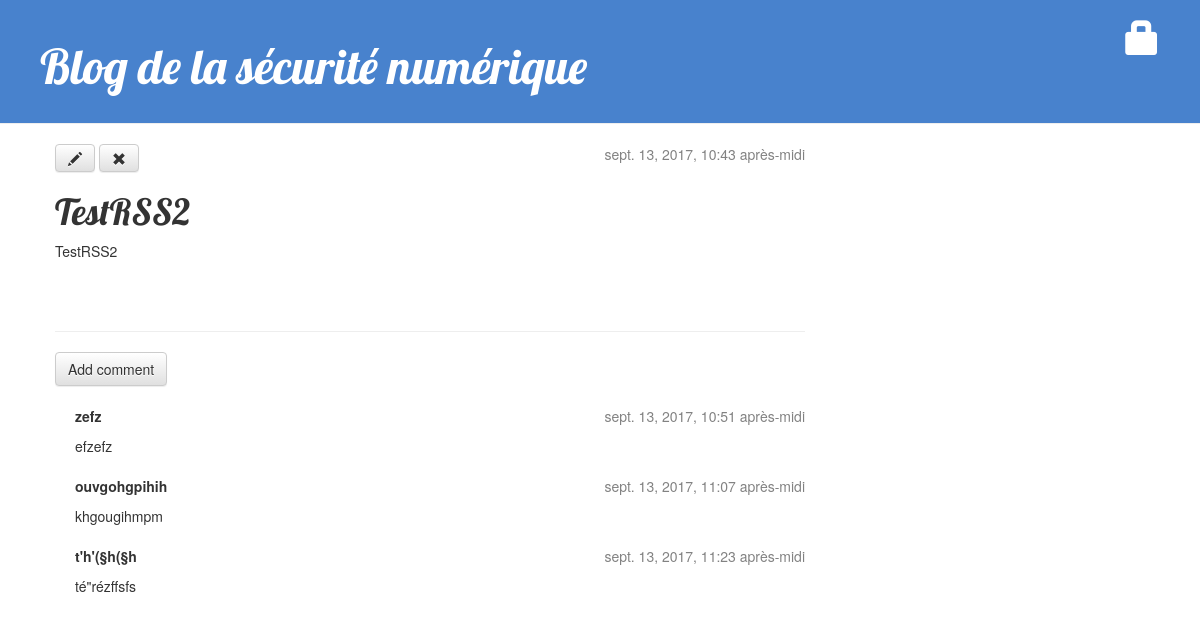
The page /post/19/ on the database its author committed.
### blog/models.py (models this page shows, shortened)
class Post(models.Model):
    author = models.ForeignKey('auth.User')
    title = models.CharField(max_length=200)
    text = models.TextField()
    created_date = models.DateTimeField(default=timezone.now)
    published_date = models.DateTimeField(blank=True, null=True)

class Comment(models.Model):
    post = models.ForeignKey('blog.Post', related_name='comments')
    author = models.CharField(max_length=200)
    text = models.TextField()
    created_date = models.DateTimeField(default=timezone.now)
    approved_comment = models.BooleanField(default=False)

### blog/views.py (the view)
# urls.py: url(r'^post/(?P<pk>[0-9]+)/$', views.post_detail, name='post_detail'),
def post_detail(request, pk):
    post = get_object_or_404(Post, pk=pk)
    return render(request, 'blog/post_detail.html', {'post': post})

### blog/templates/blog/post_detail.html (shortened to what this page needs)
{% extends 'blog/base.html' %}
{% block content %}
<div class="post">
    {% if post.published_date %}
    <div class="date">
        {{ post.published_date }}
    </div>
    {% else %}
    <a class="btn btn-default" href="{% url 'post_publish' pk=post.pk %}">Publish</a>
    {% endif %}
    <a class="btn btn-default" href="{% url 'post_edit' pk=post.pk %}"><span class="glyphicon glyphicon-pencil"></span></a>
    <a class="btn btn-default" href="{% url 'post_remove' pk=post.pk %}"><span
            class="glyphicon glyphicon-remove"></span></a>
    <h1>{{ post.title }}</h1>
    <p>{{ post.text|linebreaksbr }}</p>
</div>
<hr>
<a class="btn btn-default" href="{% url 'add_comment_to_post' pk=post.pk %}">Add comment</a>
{% for comment in post.comments.all %}
{% if user.is_authenticated or comment.approved_comment %}
<div class="comment">
    <div class="date">
        {{ comment.created_date }}
    </div>
    <strong>{{ comment.author }}</strong>
    <p>{{ comment.text|linebreaks }}</p>
</div>
{% endif %}
{% empty %}
<p>Aucuns commentaires...</p>
{% endfor %}
{% endblock %}

### blog/templates/blog/base.html (shortened to what this page needs)
{% load staticfiles %}
<html>
<head>
    <link rel="stylesheet" href="//maxcdn.bootstrapcdn.com/bootstrap/3.2.0/css/bootstrap.min.css">
    <link rel="stylesheet" href="//maxcdn.bootstrapcdn.com/bootstrap/3.2.0/css/bootstrap-theme.min.css">
    <link rel="stylesheet" href="{% static 'css/blog.css' %}">
</head>
<body>
<div class="page-header">
    {% if user.is_authenticated %}
    <a href="{% url 'post_new' %}" class="top-menu"><span class="glyphicon glyphicon-plus"></span></a>
    <a href="{% url 'post_draft_list' %}" class="top-menu"><span class="glyphicon glyphicon-edit"></span></a>
    <p class="top-menu">Hello {{ user.username }}
        <small>(<a href="{% url 'logout' %}">Log out</a>)</small>
    </p>
    {% else %}
    <a href="{% url 'login' %}" class="top-menu"><span class="glyphicon glyphicon-lock"></span></a>
    {% endif %}
    <h1><a href="/">Blog de la sécurité numérique</a></h1>
</div>
<div class="content container">
    <div class="row">
        <div class="col-md-8">
            {% block content %}
            {% endblock %}
        </div>
    </div>
</div>
</body>
</html>

### blog/static/css/blog.css (style rules this page uses)
.page-header { background-color: #4882cd; margin-top: 0; padding: 20px 20px 20px 40px; }
.page-header h1, .page-header h1 a, .page-header h1 a:visited, .page-header h1 a:active { color: #ffffff; font-size: 36pt; text-decoration: none; }
.content { margin-left: 40px; }
h1, h2, h3, h4 { font-family: 'Lobster', cursive; }
.date { float: right; color: #828282; }
.top-menu, .top-menu:hover, .top-menu:visited { color: #ffffff; float: right; font-size: 26pt; margin-right: 20px; }
.post { margin-bottom: 70px; }
.comment { margin: 20px 0px 20px 20px; }

### rows shown on the page
Post: published_date "sept. 13, 2017, 10:43 après-midi", title "TestRSS2", text "TestRSS2"
Comment: created_date "sept. 13, 2017, 10:51 après-midi", author "zefz", text "efzefz"
Comment: created_date "sept. 13, 2017, 11:07 après-midi", author "ouvgohgpihih", text "khgougihmpm"
Comment: created_date "sept. 13, 2017, 11:23 après-midi", author "t'h'(§h(§h", text "té\"rézffsfs"
